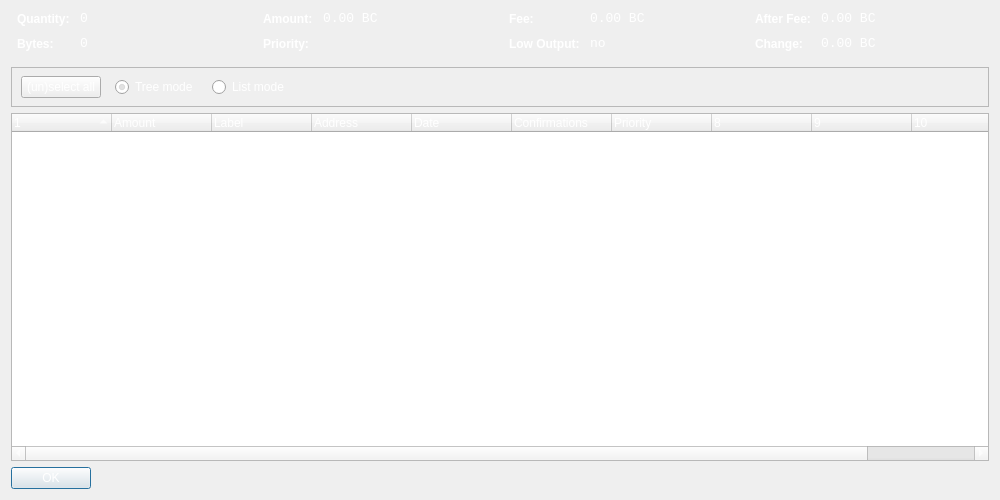
<?xml version="1.0" encoding="UTF-8"?>
<ui version="4.0">
 <class>CoinControlDialog</class>
 <widget class="QDialog" name="CoinControlDialog">
  <property name="geometry">
   <rect>
    <x>0</x>
    <y>0</y>
    <width>1000</width>
    <height>500</height>
   </rect>
  </property>
  <property name="windowTitle">
   <string>Coin Control</string>
  </property>
  <property name="styleSheet">
   <string notr="true">background-image: url(:/images/bkg2);
color: rgb(255, 255, 255);</string>
  </property>
  <layout class="QVBoxLayout" name="verticalLayout">
   <item>
    <layout class="QHBoxLayout" name="horizontalLayoutTop" stretch="0,0,0,0">
     <property name="topMargin">
      <number>0</number>
     </property>
     <property name="bottomMargin">
      <number>10</number>
     </property>
     <item>
      <layout class="QFormLayout" name="formLayoutCoinControl1">
       <property name="horizontalSpacing">
        <number>10</number>
       </property>
       <property name="verticalSpacing">
        <number>10</number>
       </property>
       <property name="leftMargin">
        <number>6</number>
       </property>
       <property name="rightMargin">
        <number>6</number>
       </property>
       <item row="0" column="0">
        <widget class="QLabel" name="labelCoinControlQuantityText">
         <property name="styleSheet">
          <string notr="true">font-weight:bold;</string>
         </property>
         <property name="text">
          <string>Quantity:</string>
         </property>
        </widget>
       </item>
       <item row="0" column="1">
        <widget class="QLabel" name="labelCoinControlQuantity">
         <property name="font">
          <font>
           <family>Monospace</family>
           <pointsize>10</pointsize>
          </font>
         </property>
         <property name="cursor">
          <cursorShape>IBeamCursor</cursorShape>
         </property>
         <property name="contextMenuPolicy">
          <enum>Qt::ActionsContextMenu</enum>
         </property>
         <property name="text">
          <string notr="true">0</string>
         </property>
         <property name="textInteractionFlags">
          <set>Qt::LinksAccessibleByMouse|Qt::TextSelectableByKeyboard|Qt::TextSelectableByMouse</set>
         </property>
        </widget>
       </item>
       <item row="1" column="0">
        <widget class="QLabel" name="labelCoinControlBytesText">
         <property name="styleSheet">
          <string notr="true">font-weight:bold;</string>
         </property>
         <property name="text">
          <string>Bytes:</string>
         </property>
        </widget>
       </item>
       <item row="1" column="1">
        <widget class="QLabel" name="labelCoinControlBytes">
         <property name="font">
          <font>
           <family>Monospace</family>
           <pointsize>10</pointsize>
          </font>
         </property>
         <property name="cursor">
          <cursorShape>IBeamCursor</cursorShape>
         </property>
         <property name="contextMenuPolicy">
          <enum>Qt::ActionsContextMenu</enum>
         </property>
         <property name="text">
          <string notr="true">0</string>
         </property>
         <property name="textInteractionFlags">
          <set>Qt::LinksAccessibleByMouse|Qt::TextSelectableByKeyboard|Qt::TextSelectableByMouse</set>
         </property>
        </widget>
       </item>
      </layout>
     </item>
     <item>
      <layout class="QFormLayout" name="formLayoutCoinControl2">
       <property name="horizontalSpacing">
        <number>10</number>
       </property>
       <property name="verticalSpacing">
        <number>10</number>
       </property>
       <property name="leftMargin">
        <number>6</number>
       </property>
       <property name="rightMargin">
        <number>6</number>
       </property>
       <item row="0" column="0">
        <widget class="QLabel" name="labelCoinControlAmountText">
         <property name="styleSheet">
          <string notr="true">font-weight:bold;</string>
         </property>
         <property name="text">
          <string>Amount:</string>
         </property>
        </widget>
       </item>
       <item row="0" column="1">
        <widget class="QLabel" name="labelCoinControlAmount">
         <property name="font">
          <font>
           <family>Monospace</family>
           <pointsize>10</pointsize>
          </font>
         </property>
         <property name="cursor">
          <cursorShape>IBeamCursor</cursorShape>
         </property>
         <property name="contextMenuPolicy">
          <enum>Qt::ActionsContextMenu</enum>
         </property>
         <property name="text">
          <string notr="true">0.00 BC</string>
         </property>
         <property name="textInteractionFlags">
          <set>Qt::LinksAccessibleByMouse|Qt::TextSelectableByKeyboard|Qt::TextSelectableByMouse</set>
         </property>
        </widget>
       </item>
       <item row="1" column="0">
        <widget class="QLabel" name="labelCoinControlPriorityText">
         <property name="styleSheet">
          <string notr="true">font-weight:bold;</string>
         </property>
         <property name="text">
          <string>Priority:</string>
         </property>
        </widget>
       </item>
       <item row="1" column="1">
        <widget class="QLabel" name="labelCoinControlPriority">
         <property name="font">
          <font>
           <family>Monospace</family>
           <pointsize>10</pointsize>
          </font>
         </property>
         <property name="cursor">
          <cursorShape>IBeamCursor</cursorShape>
         </property>
         <property name="contextMenuPolicy">
          <enum>Qt::ActionsContextMenu</enum>
         </property>
         <property name="text">
          <string/>
         </property>
         <property name="textInteractionFlags">
          <set>Qt::LinksAccessibleByMouse|Qt::TextSelectableByKeyboard|Qt::TextSelectableByMouse</set>
         </property>
        </widget>
       </item>
      </layout>
     </item>
     <item>
      <layout class="QFormLayout" name="formLayoutCoinControl3">
       <property name="horizontalSpacing">
        <number>10</number>
       </property>
       <property name="verticalSpacing">
        <number>10</number>
       </property>
       <property name="leftMargin">
        <number>6</number>
       </property>
       <property name="rightMargin">
        <number>6</number>
       </property>
       <item row="0" column="0">
        <widget class="QLabel" name="labelCoinControlFeeText">
         <property name="styleSheet">
          <string notr="true">font-weight:bold;</string>
         </property>
         <property name="text">
          <string>Fee:</string>
         </property>
        </widget>
       </item>
       <item row="0" column="1">
        <widget class="QLabel" name="labelCoinControlFee">
         <property name="font">
          <font>
           <family>Monospace</family>
           <pointsize>10</pointsize>
          </font>
         </property>
         <property name="cursor">
          <cursorShape>IBeamCursor</cursorShape>
         </property>
         <property name="contextMenuPolicy">
          <enum>Qt::ActionsContextMenu</enum>
         </property>
         <property name="text">
          <string notr="true">0.00 BC</string>
         </property>
         <property name="textInteractionFlags">
          <set>Qt::LinksAccessibleByMouse|Qt::TextSelectableByKeyboard|Qt::TextSelectableByMouse</set>
         </property>
        </widget>
       </item>
       <item row="1" column="0">
        <widget class="QLabel" name="labelCoinControlLowOutputText">
         <property name="enabled">
          <bool>false</bool>
         </property>
         <property name="styleSheet">
          <string notr="true">font-weight:bold;</string>
         </property>
         <property name="text">
          <string>Low Output:</string>
         </property>
        </widget>
       </item>
       <item row="1" column="1">
        <widget class="QLabel" name="labelCoinControlLowOutput">
         <property name="enabled">
          <bool>false</bool>
         </property>
         <property name="font">
          <font>
           <family>Monospace</family>
           <pointsize>10</pointsize>
          </font>
         </property>
         <property name="cursor">
          <cursorShape>IBeamCursor</cursorShape>
         </property>
         <property name="contextMenuPolicy">
          <enum>Qt::ActionsContextMenu</enum>
         </property>
         <property name="text">
          <string notr="true">no</string>
         </property>
         <property name="textInteractionFlags">
          <set>Qt::LinksAccessibleByMouse|Qt::TextSelectableByKeyboard|Qt::TextSelectableByMouse</set>
         </property>
        </widget>
       </item>
      </layout>
     </item>
     <item>
      <layout class="QFormLayout" name="formLayoutCoinControl4">
       <property name="horizontalSpacing">
        <number>10</number>
       </property>
       <property name="verticalSpacing">
        <number>10</number>
       </property>
       <property name="leftMargin">
        <number>6</number>
       </property>
       <property name="rightMargin">
        <number>6</number>
       </property>
       <item row="0" column="0">
        <widget class="QLabel" name="labelCoinControlAfterFeeText">
         <property name="styleSheet">
          <string notr="true">font-weight:bold;</string>
         </property>
         <property name="text">
          <string>After Fee:</string>
         </property>
        </widget>
       </item>
       <item row="0" column="1">
        <widget class="QLabel" name="labelCoinControlAfterFee">
         <property name="font">
          <font>
           <family>Monospace</family>
           <pointsize>10</pointsize>
          </font>
         </property>
         <property name="cursor">
          <cursorShape>IBeamCursor</cursorShape>
         </property>
         <property name="contextMenuPolicy">
          <enum>Qt::ActionsContextMenu</enum>
         </property>
         <property name="text">
          <string notr="true">0.00 BC</string>
         </property>
         <property name="textInteractionFlags">
          <set>Qt::LinksAccessibleByMouse|Qt::TextSelectableByKeyboard|Qt::TextSelectableByMouse</set>
         </property>
        </widget>
       </item>
       <item row="1" column="0">
        <widget class="QLabel" name="labelCoinControlChangeText">
         <property name="enabled">
          <bool>false</bool>
         </property>
         <property name="styleSheet">
          <string notr="true">font-weight:bold;</string>
         </property>
         <property name="text">
          <string>Change:</string>
         </property>
        </widget>
       </item>
       <item row="1" column="1">
        <widget class="QLabel" name="labelCoinControlChange">
         <property name="enabled">
          <bool>false</bool>
         </property>
         <property name="font">
          <font>
           <family>Monospace</family>
           <pointsize>10</pointsize>
          </font>
         </property>
         <property name="cursor">
          <cursorShape>IBeamCursor</cursorShape>
         </property>
         <property name="contextMenuPolicy">
          <enum>Qt::ActionsContextMenu</enum>
         </property>
         <property name="text">
          <string notr="true">0.00 BC</string>
         </property>
         <property name="textInteractionFlags">
          <set>Qt::LinksAccessibleByMouse|Qt::TextSelectableByKeyboard|Qt::TextSelectableByMouse</set>
         </property>
        </widget>
       </item>
      </layout>
     </item>
    </layout>
   </item>
   <item>
    <widget class="QFrame" name="frame">
     <property name="minimumSize">
      <size>
       <width>0</width>
       <height>40</height>
      </size>
     </property>
     <property name="frameShape">
      <enum>QFrame::StyledPanel</enum>
     </property>
     <property name="frameShadow">
      <enum>QFrame::Sunken</enum>
     </property>
     <widget class="QWidget" name="horizontalLayoutWidget">
      <property name="geometry">
       <rect>
        <x>10</x>
        <y>0</y>
        <width>781</width>
        <height>41</height>
       </rect>
      </property>
      <layout class="QHBoxLayout" name="horizontalLayoutPanel" stretch="0,0,0,0">
       <property name="spacing">
        <number>14</number>
       </property>
       <item>
        <widget class="QPushButton" name="pushButtonSelectAll">
         <property name="sizePolicy">
          <sizepolicy hsizetype="Maximum" vsizetype="Fixed">
           <horstretch>0</horstretch>
           <verstretch>0</verstretch>
          </sizepolicy>
         </property>
         <property name="text">
          <string>(un)select all</string>
         </property>
        </widget>
       </item>
       <item>
        <widget class="QRadioButton" name="radioTreeMode">
         <property name="sizePolicy">
          <sizepolicy hsizetype="Maximum" vsizetype="Fixed">
           <horstretch>0</horstretch>
           <verstretch>0</verstretch>
          </sizepolicy>
         </property>
         <property name="text">
          <string>Tree mode</string>
         </property>
         <property name="checked">
          <bool>true</bool>
         </property>
        </widget>
       </item>
       <item>
        <widget class="QRadioButton" name="radioListMode">
         <property name="sizePolicy">
          <sizepolicy hsizetype="Maximum" vsizetype="Fixed">
           <horstretch>0</horstretch>
           <verstretch>0</verstretch>
          </sizepolicy>
         </property>
         <property name="text">
          <string>List mode</string>
         </property>
        </widget>
       </item>
       <item>
        <spacer name="horizontalSpacer">
         <property name="orientation">
          <enum>Qt::Horizontal</enum>
         </property>
         <property name="sizeHint" stdset="0">
          <size>
           <width>40</width>
           <height>20</height>
          </size>
         </property>
        </spacer>
       </item>
      </layout>
     </widget>
    </widget>
   </item>
   <item>
    <widget class="CoinControlTreeWidget" name="treeWidget">
     <property name="contextMenuPolicy">
      <enum>Qt::CustomContextMenu</enum>
     </property>
     <property name="sortingEnabled">
      <bool>false</bool>
     </property>
     <property name="columnCount">
      <number>11</number>
     </property>
     <attribute name="headerShowSortIndicator" stdset="0">
      <bool>true</bool>
     </attribute>
     <attribute name="headerStretchLastSection">
      <bool>false</bool>
     </attribute>
     <column>
      <property name="text">
       <string/>
      </property>
     </column>
     <column>
      <property name="text">
       <string>Amount</string>
      </property>
     </column>
     <column>
      <property name="text">
       <string>Label</string>
      </property>
     </column>
     <column>
      <property name="text">
       <string>Address</string>
      </property>
     </column>
     <column>
      <property name="text">
       <string>Date</string>
      </property>
     </column>
     <column>
      <property name="text">
       <string>Confirmations</string>
      </property>
      <property name="toolTip">
       <string>Confirmed</string>
      </property>
     </column>
     <column>
      <property name="text">
       <string>Priority</string>
      </property>
     </column>
     <column>
      <property name="text">
       <string/>
      </property>
     </column>
     <column>
      <property name="text">
       <string/>
      </property>
     </column>
     <column>
      <property name="text">
       <string/>
      </property>
     </column>
     <column>
      <property name="text">
       <string/>
      </property>
     </column>
    </widget>
   </item>
   <item>
    <widget class="QDialogButtonBox" name="buttonBox">
     <property name="sizePolicy">
      <sizepolicy hsizetype="Maximum" vsizetype="Fixed">
       <horstretch>0</horstretch>
       <verstretch>0</verstretch>
      </sizepolicy>
     </property>
     <property name="orientation">
      <enum>Qt::Horizontal</enum>
     </property>
     <property name="standardButtons">
      <set>QDialogButtonBox::Ok</set>
     </property>
    </widget>
   </item>
  </layout>
 </widget>
 <customwidgets>
  <customwidget>
   <class>CoinControlTreeWidget</class>
   <extends>QTreeWidget</extends>
   <header>coincontroltreewidget.h</header>
  </customwidget>
 </customwidgets>
 <resources/>
 <connections/>
</ui>
